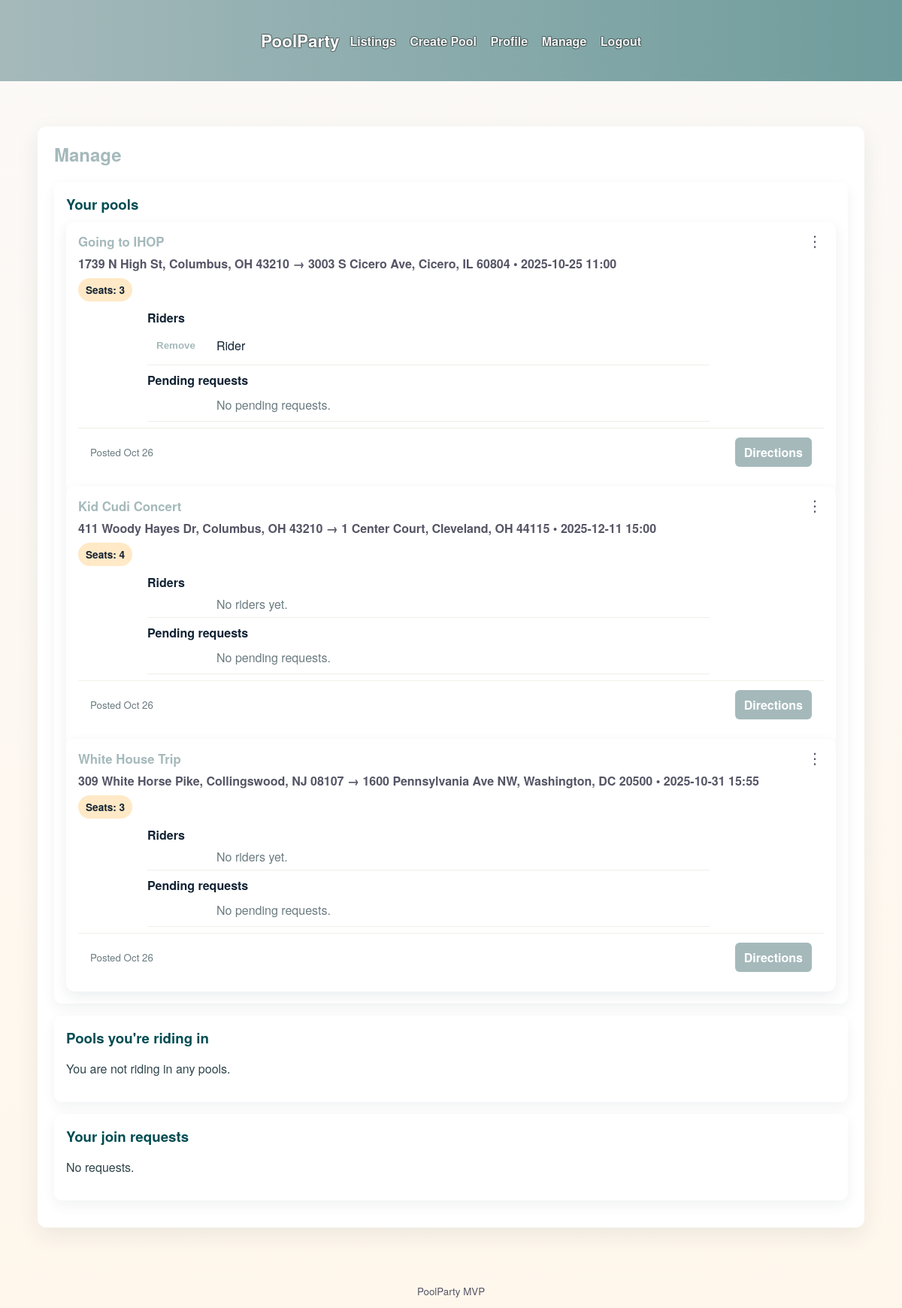
/manage (signed in), run on the app's committed database.
### app/models.py (models this page shows, shortened)
class Pool(db.Model):
    id = db.Column(db.Integer, primary_key=True)
    title = db.Column(db.String(140), nullable=False)
    origin = db.Column(db.String(140), nullable=False)
    origin_lat = db.Column(db.Float, nullable=True)
    origin_lng = db.Column(db.Float, nullable=True)
    destination = db.Column(db.String(140), nullable=False)
    dest_lat = db.Column(db.Float, nullable=True)
    dest_lng = db.Column(db.Float, nullable=True)
    eta_seconds = db.Column(db.Integer, nullable=True)
    eta_updated_at = db.Column(db.DateTime, nullable=True)
    depart_time = db.Column(db.DateTime, nullable=True)
    seats = db.Column(db.Integer, default=1)
    description = db.Column(db.Text)
    cancelled = db.Column(db.Boolean, default=False)
    created_at = db.Column(db.DateTime, default=datetime.utcnow)
    owner_id = db.Column(db.Integer, db.ForeignKey('user.id'))
    join_requests = db.relationship('JoinRequest', backref='pool', lazy='dynamic')
    rides = db.relationship('Ride', backref='pool', lazy='dynamic')

class User(UserMixin, db.Model):
    id = db.Column(db.Integer, primary_key=True)
    username = db.Column(db.String(64), unique=True, nullable=False)
    email = db.Column(db.String(120), unique=True, nullable=False)
    password = db.Column(db.String(128), nullable=False)
    full_name = db.Column(db.String(128))
    phone = db.Column(db.String(32))
    pickup_address = db.Column(db.String(255))
    pickup_notes = db.Column(db.Text)
    appearance = db.Column(db.String(255))
    created_at = db.Column(db.DateTime, default=datetime.utcnow)
    pools = db.relationship('Pool', backref='owner', lazy='dynamic')
    join_requests = db.relationship('JoinRequest', backref='requester', lazy='dynamic')

### app/main.py (the view, shortened to what this page needs)
@main_bp.route('/manage')
@login_required
def manage():
    try:
        owned_pools = Pool.query.filter_by(owner_id=current_user.id, cancelled=False).all()
    except Exception:
        owned_pools = Pool.query.filter_by(owner_id=current_user.id).all()
    my_rides = Ride.query.filter_by(user_id=current_user.id).join(Pool).filter(Pool.owner_id != current_user.id).all()
    raw_requests = JoinRequest.query.filter_by(user_id=current_user.id, status='pending').all()
    my_requests = []
    owner_raw_requests = JoinRequest.query.join(Pool).filter(Pool.owner_id == current_user.id, JoinRequest.status == 'pending').all()
    owner_requests = []
    for jr in owner_raw_requests:
        pool = jr.pool
        if hasattr(pool, 'cancelled') and pool.cancelled:
            continue
        owner_requests.append(jr)
    owner_pools_info = []
    for p in owned_pools:
        rides = Ride.query.filter_by(pool_id=p.id).all()
        riders = []
        for r in rides:
            u = User.query.get(r.user_id)
            if u:
                riders.append({'user': u, 'ride': r})
        reqs = [jr for jr in owner_requests if jr.pool_id == p.id]
        owner_pools_info.append({'pool': p, 'riders': riders, 'requests': reqs})
    return render_template('manage.html', owned_pools=owned_pools, my_requests=my_requests, my_rides=my_rides, owner_requests=owner_requests, owner_pools_info=owner_pools_info)

### app/models.py (called while the page is built)
@login_manager.user_loader
def load_user(user_id):
    return User.query.get(int(user_id))

### app/templates/manage.html (shortened to what this page needs)
{% extends 'base.html' %}
{% block content %}
  <div class="page-card">
    <h2>Manage</h2>
    <section class="section-card">
      <h3>Your pools</h3>
      {% if owner_pools_info %}
        <div class="listings-grid">
      {% for info in owner_pools_info %}
        {% set p = info.pool %}
        <div class="card">
          <button class="more-btn" type="button" aria-haspopup="true" aria-expanded="false">⋮</button>
          <div class="card-body">
            <div class="card-top-row">
              <div>
                <div class="card-title">{{ p.title }}</div>
                <div class="card-route">{{ p.origin }} → {{ p.destination }} {% if p.depart_time %}• {{ p.depart_time.strftime('%Y-%m-%d %H:%M') }}{% endif %}</div>
                <div class="card-meta">
                  <span class="pill">Seats: {{ p.seats }}</span>
                </div>
              </div>
            <div style="margin-top:6px;">
              <div class="list-item-grid" style="padding:0;">
                <div>
                  <strong>Riders</strong>
                  <ul class="rider-list">
                {% if info.riders %}
                  {% for item in info.riders %}
                    <li class="list-item-grid">
                      <div class="rider-action">
                        <form method="post" action="{{ url_for('main.remove_rider', pool_id=p.id, user_id=item.user.id) }}" style="display:inline;margin:0;">
                          <button type="submit" class="btn secondary">Remove</button>
                        </form>
                      </div>
                      <div class="rider-name">
                        {{ item.user.username }} {% if item.ride.status == 'cancelled' %} — <em>cancelled</em>{% endif %}
                      </div>
                    </li>
                  {% endfor %}
                {% else %}
                  <li class="list-item-grid muted">
                    <div>No riders yet.</div>
                  </li>
                {% endif %}
                  </ul>
                </div>
              </div>
            </div>
            <div style="margin-top:8px;">
              <div class="list-item-grid" style="padding:0;">
                <div>
                  <strong>Pending requests</strong>
                  <ul>
                {% if info.requests %}
                  {% for jr in info.requests %}
                    <li class="list-item-grid">
                      <div></div>
                      <div>
                        <div><strong>{{ jr.requester.username }}</strong> <span class="muted">({{ jr.requester.email }})</span></div>
                        {% if jr.message %}
                          <div class="muted">"{{ jr.message }}"</div>
                        {% endif %}
                        {% if jr.added_human %}
                          <div style="margin-top:6px;" class="muted">Adds <strong>{{ jr.added_human }}</strong> to route for pickup</div>
                        {% endif %}
                      </div>
                      <div style="white-space:nowrap;">
                        <a href="{{ url_for('main.handle_request', req_id=jr.id, action='accept') }}" class="btn">Accept</a>
                        <a href="{{ url_for('main.handle_request', req_id=jr.id, action='reject') }}" class="btn secondary">Reject</a>
                      </div>
                    </li>
                  {% endfor %}
                {% else %}
                  <li class="list-item-grid muted">
                    <div class="muted">No pending requests.</div>
                  </li>
                {% endif %}
                  </ul>
                </div>
              </div>
            </div>
          </div>
          <div class="card-footer">
            <small class="muted">Posted {{ p.created_at.strftime('%b %d') }}</small>
            {% if p.origin_lat and p.dest_lat and p.origin_lng and p.dest_lng %}
              {% set dir_url = 'https://www.google.com/maps/dir/?api=1&origin=' ~ p.origin_lat ~ ',' ~ p.origin_lng ~ '&destination=' ~ p.dest_lat ~ ',' ~ p.dest_lng %}
              {% else %}
              {% set dir_url = 'https://www.google.com/maps/dir/?api=1&origin=' ~ p.origin|replace(' ', '+') ~ '&destination=' ~ p.destination|replace(' ', '+') %}
            {% endif %}
            <a class="btn" href="{{ dir_url }}" target="_blank" rel="noopener">Directions</a>
          </div>
        </div>
      {% endfor %}
        </div>
      {% else %}
        <p>You do not own any pools.</p>
      {% endif %}
    </section>
    <section class="section-card">
      <h3>Pools you're riding in</h3>
      {% if my_rides %}
        <div class="listings-grid">
      {% for ride in my_rides %}
        {% set rp = ride.pool %}
        <div class="card">
          <div class="card-body">
            <div class="card-title">{{ rp.title }}</div>
            <div class="card-route">{{ rp.origin }} → {{ rp.destination }}</div>
            <div style="margin-top:8px;display:flex;gap:8px;align-items:center;">
              {% if rp.origin_lat and rp.dest_lat and rp.origin_lng and rp.dest_lng %}
                {% set dir_url = 'https://www.google.com/maps/dir/?api=1&origin=' ~ rp.origin_lat ~ ',' ~ rp.origin_lng ~ '&destination=' ~ rp.dest_lat ~ ',' ~ rp.dest_lng %}
              {% else %}
                {% set dir_url = 'https://www.google.com/maps/dir/?api=1&origin=' ~ rp.origin|replace(' ', '+') ~ '&destination=' ~ rp.destination|replace(' ', '+') %}
              {% endif %}
              <a class="btn" href="{{ dir_url }}" target="_blank" rel="noopener">Directions</a>
              <form method="post" action="{{ url_for('main.leave_pool', pool_id=rp.id) }}" style="display:inline">
                <button type="submit" class="btn secondary">Leave</button>
              </form>
            </div>
          </div>
        </div>
      {% endfor %}
        </div>
      {% else %}
        <p>You are not riding in any pools.</p>
      {% endif %}
    </section>
    <section class="section-card">
      <h3>Your join requests</h3>
      {% if my_requests %}
        <div class="listings-grid">
      {% for r in my_requests %}
        <div class="card">
          <div class="card-body">
            <div style="display:flex;justify-content:space-between;align-items:center;">
              <div>
                <div class="card-title">{{ r.pool.title }}</div>
                <div class="card-route">{{ r.pool.origin }} → {{ r.pool.destination }}</div>
                <div class="muted">requested on {{ r.created_at.strftime('%Y-%m-%d') }}</div>
                {% if r.message %}
                  <div style="margin-top:6px;" class="muted">"{{ r.message }}"</div>
                {% endif %}
              </div>
                <div style="white-space:nowrap;display:flex;gap:8px;align-items:center;">
                {% set rp = r.pool %}
                {% if rp.origin_lat and rp.dest_lat and rp.origin_lng and rp.dest_lng %}
                  {% set dir_url = 'https://www.google.com/maps/dir/?api=1&origin=' ~ rp.origin_lat ~ ',' ~ rp.origin_lng ~ '&destination=' ~ rp.dest_lat ~ ',' ~ rp.dest_lng %}
                {% else %}
                  {% set dir_url = 'https://www.google.com/maps/dir/?api=1&origin=' ~ rp.origin|replace(' ', '+') ~ '&destination=' ~ rp.destination|replace(' ', '+') %}
                {% endif %}
                <a class="btn" href="{{ dir_url }}" target="_blank" rel="noopener">Directions</a>
                <form method="post" action="{{ url_for('main.cancel_request', req_id=r.id) }}" style="display:inline">
                  <button type="submit" class="btn secondary">Cancel</button>
                </form>
              </div>
            </div>
          </div>
        </div>
      {% endfor %}
        </div>
      {% else %}
        <p>No requests.</p>
      {% endif %}
    </section>
  </div>
{% endblock %}

### app/static/css/style.css (style rules this page uses)
:root { --ocean-600: #a5b9bb; --ocean-400: #6f9c9c; --ocean-800: #004c52; --sand-100: #fff7ec; --sand-300: #ffe9c6; --coral: #879c9bcf; --text: #123; --muted: #556; }
body { font-family: 'Helvetica Neue', 'Open Sans', sans-serif; margin: 0; padding: 0; color: var(--text); background: linear-gradient(180deg, #fbf9f7 0%, var(--sand-100) 100%); position: relative; overflow-x: hidden; }
body::before { content: ""; position: fixed; inset: 0; background-image: url('https://images.pexels.com/photos/7676849/pexels-photo-7676849.jpeg'); background-repeat: no-repeat; background-position: center center; background-size: cover; z-index: -1; opacity: 0.36; transform-origin: center; filter: saturate(1.15) contrast(1.08) brightness(1.03); pointer-events: none; animation: pp-bg-float 28s ease-in-out infinite; }
.listings-grid { display:grid; grid-template-columns: repeat(auto-fit, minmax(260px, 1fr)); gap:18px; }
.card { position: relative; background: white; border-radius: 10px; box-shadow: 0 6px 18px rgba(18,36,56,0.08); overflow: hidden; display:flex; flex-direction:column; transition: transform .14s ease, box-shadow .14s ease; }
.card-body { padding: 14px 16px; flex:1; display:flex; flex-direction:column; }
.card-title { font-size:1.05rem; font-weight:700; color:var(--ocean-600); margin-bottom:6px; }
.card-route { font-weight:600; color:var(--muted); margin-bottom:8px; }
.card-meta { display:flex; gap:10px; flex-wrap:wrap; font-size:0.92rem; color:#3b5566; margin-bottom:10px; }
.pill { background: var(--sand-300); color: var(--text); padding:6px 10px; border-radius:999px; font-weight:600; font-size:0.85rem; }
.card-footer { padding: 12px 16px; border-top: 1px solid #f1efe9; display:flex; justify-content:space-between; align-items:center; }
.btn { display: inline-block; background: var(--ocean-600); color:white; padding:8px 12px; border-radius:6px; text-decoration:none; font-weight:700; white-space:nowrap; }
.btn.secondary { background: transparent; color:var(--ocean-600); border: 1px solid var(--ocean-300); }
.more-btn { background: transparent; border: none; font-size:20px; line-height:1; padding:6px 8px; cursor:pointer; color:var(--muted); position:absolute; top:10px; right:10px; }
.muted { color:#6b7b80; }
.rider-list { list-style:none; padding:0; margin:8px 0 0 0; }
.list-item-grid { display:grid; grid-template-columns: 80px 1fr 140px; gap:12px; align-items:center; padding:6px 0; }
.rider-list li { padding:0; }
.rider-list li > .rider-action { grid-column:1; }
.rider-list li > .rider-name { grid-column:2; min-width:0; }
.rider-list li.muted { padding:6px 0; }
.card-top-row { display:block; width:100%; margin-bottom:8px; }
.card-top-row .card-route { margin-top:4px; color:var(--muted); font-weight:600; }
h2 { color: var(--ocean-600); margin-top:0; }
h3 { color:#234; margin-bottom:6px; }
p { line-height:1.5; color:#2f454b; }
a { color:var(--ocean-600); }
.container ul { list-style:none; padding:0; margin:0; }
.container ul li { padding:10px 0; border-bottom:1px solid #f1efe9; }
.muted small, .muted { color:#6b7b80; }
.page-card { max-width: 1100px; margin: 18px auto; background: rgba(255,255,255,0.96); border-radius: 12px; box-shadow: 0 10px 30px rgba(12,32,48,0.08); padding: 20px 22px; }
.section-card { background: #fff; border-radius: 10px; padding: 16px; box-shadow: 0 6px 18px rgba(18,36,56,0.06); margin-bottom: 16px; }
.section-card h3 { margin-top: 0; margin-bottom: 10px; color: var(--ocean-800); }

### data on the page
Pool: title "Going to IHOP", origin "1739 N High St, Columbus, OH 43210", destination "3003 S Cicero Ave, Cicero, IL 60804", depart_time "2025-10-25 11:00", seats "3", created_at "Oct 26"
User: user.username "Rider"
Pool: title "Kid Cudi Concert", origin "411 Woody Hayes Dr, Columbus, OH 43210", destination "1 Center Court, Cleveland, OH 44115", depart_time "2025-12-11 15:00", seats "4", created_at "Oct 26"
Pool: title "White House Trip", origin "309 White Horse Pike, Collingswood, NJ 08107", destination "1600 Pennsylvania Ave NW, Washington, DC 20500", depart_time "2025-10-31 15:55", seats "3", created_at "Oct 26"
